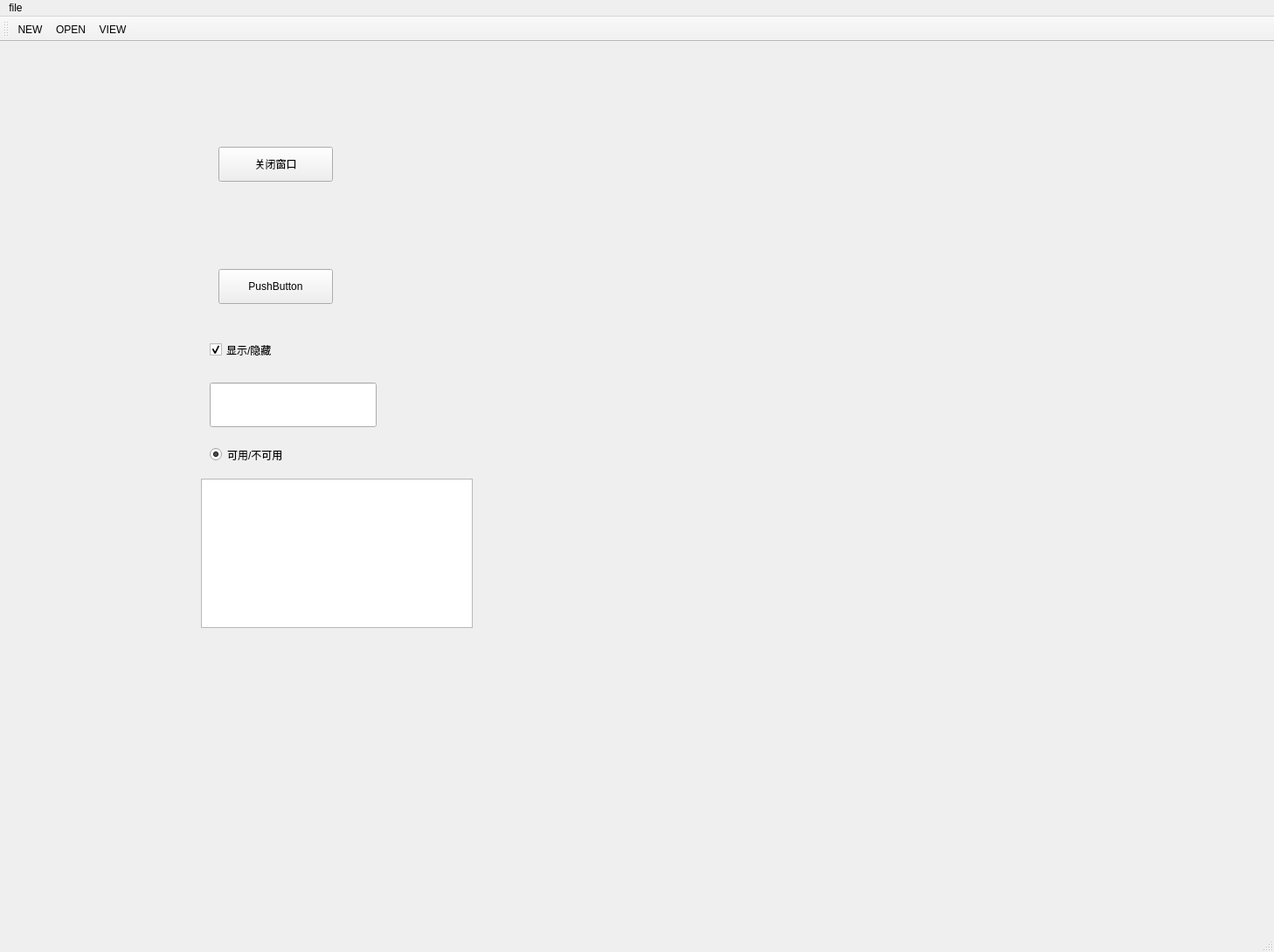
<?xml version="1.0" encoding="UTF-8"?>
<ui version="4.0">
 <class>MainWindow</class>
 <widget class="QMainWindow" name="MainWindow">
  <property name="geometry">
   <rect>
    <x>0</x>
    <y>0</y>
    <width>1458</width>
    <height>1090</height>
   </rect>
  </property>
  <property name="windowTitle">
   <string>MainWindow</string>
  </property>
  <property name="animated">
   <bool>true</bool>
  </property>
  <property name="documentMode">
   <bool>true</bool>
  </property>
  <widget class="QWidget" name="centralwidget">
   <widget class="QPushButton" name="pushButton">
    <property name="geometry">
     <rect>
      <x>250</x>
      <y>120</y>
      <width>131</width>
      <height>40</height>
     </rect>
    </property>
    <property name="text">
     <string>关闭窗口</string>
    </property>
   </widget>
   <widget class="QPushButton" name="pushButton_2">
    <property name="geometry">
     <rect>
      <x>250</x>
      <y>260</y>
      <width>131</width>
      <height>40</height>
     </rect>
    </property>
    <property name="text">
     <string>PushButton</string>
    </property>
   </widget>
   <widget class="QLineEdit" name="lineEdit">
    <property name="geometry">
     <rect>
      <x>240</x>
      <y>390</y>
      <width>191</width>
      <height>51</height>
     </rect>
    </property>
   </widget>
   <widget class="QRadioButton" name="radioButton_2">
    <property name="geometry">
     <rect>
      <x>240</x>
      <y>460</y>
      <width>155</width>
      <height>25</height>
     </rect>
    </property>
    <property name="text">
     <string>可用/不可用</string>
    </property>
    <property name="checked">
     <bool>true</bool>
    </property>
   </widget>
   <widget class="QTextEdit" name="textEdit">
    <property name="geometry">
     <rect>
      <x>230</x>
      <y>500</y>
      <width>311</width>
      <height>171</height>
     </rect>
    </property>
   </widget>
   <widget class="QCheckBox" name="checkBox">
    <property name="geometry">
     <rect>
      <x>240</x>
      <y>340</y>
      <width>122</width>
      <height>25</height>
     </rect>
    </property>
    <property name="text">
     <string>显示/隐藏</string>
    </property>
    <property name="checked">
     <bool>true</bool>
    </property>
   </widget>
  </widget>
  <widget class="QMenuBar" name="menubar">
   <property name="geometry">
    <rect>
     <x>0</x>
     <y>0</y>
     <width>1458</width>
     <height>34</height>
    </rect>
   </property>
   <widget class="QMenu" name="menufile">
    <property name="title">
     <string>file</string>
    </property>
    <addaction name="actionNEW"/>
    <addaction name="actionOPEN"/>
    <addaction name="separator"/>
    <addaction name="actionVIEW"/>
   </widget>
   <addaction name="menufile"/>
  </widget>
  <widget class="QStatusBar" name="statusBar"/>
  <widget class="QToolBar" name="toolBar">
   <property name="windowTitle">
    <string>toolBar</string>
   </property>
   <attribute name="toolBarArea">
    <enum>TopToolBarArea</enum>
   </attribute>
   <attribute name="toolBarBreak">
    <bool>false</bool>
   </attribute>
   <addaction name="actionNEW"/>
   <addaction name="actionOPEN"/>
   <addaction name="actionVIEW"/>
  </widget>
  <action name="actionNEW">
   <property name="checkable">
    <bool>true</bool>
   </property>
   <property name="text">
    <string>NEW</string>
   </property>
   <property name="toolTip">
    <string>创建文本</string>
   </property>
   <property name="shortcut">
    <string>Shift+A</string>
   </property>
  </action>
  <action name="actionOPEN">
   <property name="text">
    <string>OPEN</string>
   </property>
   <property name="toolTip">
    <string>打开</string>
   </property>
  </action>
  <action name="actionVIEW">
   <property name="text">
    <string>VIEW</string>
   </property>
   <property name="toolTip">
    <string>视图</string>
   </property>
  </action>
 </widget>
 <resources/>
 <connections>
  <connection>
   <sender>pushButton</sender>
   <signal>clicked()</signal>
   <receiver>MainWindow</receiver>
   <slot>close()</slot>
   <hints>
    <hint type="sourcelabel">
     <x>303</x>
     <y>184</y>
    </hint>
    <hint type="destinationlabel">
     <x>311</x>
     <y>379</y>
    </hint>
   </hints>
  </connection>
  <connection>
   <sender>radioButton_2</sender>
   <signal>toggled(bool)</signal>
   <receiver>textEdit</receiver>
   <slot>setEnabled(bool)</slot>
   <hints>
    <hint type="sourcelabel">
     <x>372</x>
     <y>506</y>
    </hint>
    <hint type="destinationlabel">
     <x>362</x>
     <y>570</y>
    </hint>
   </hints>
  </connection>
  <connection>
   <sender>checkBox</sender>
   <signal>toggled(bool)</signal>
   <receiver>lineEdit</receiver>
   <slot>setEnabled(bool)</slot>
   <hints>
    <hint type="sourcelabel">
     <x>272</x>
     <y>390</y>
    </hint>
    <hint type="destinationlabel">
     <x>276</x>
     <y>432</y>
    </hint>
   </hints>
  </connection>
 </connections>
</ui>
